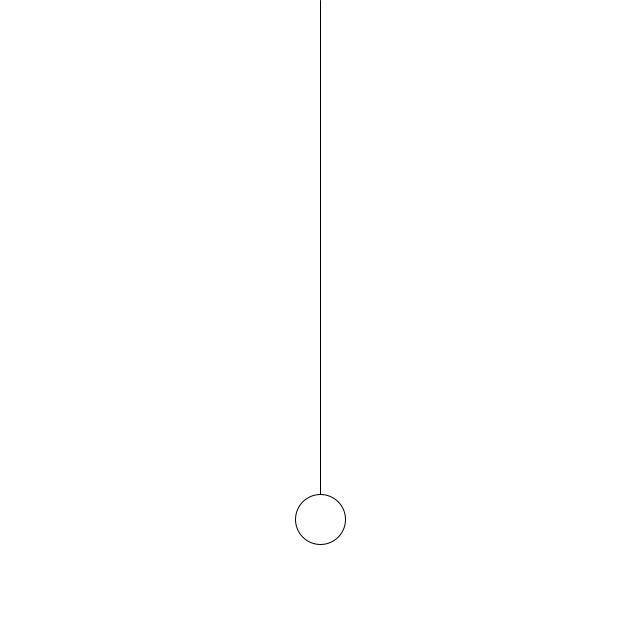
Frame 1 (no input)
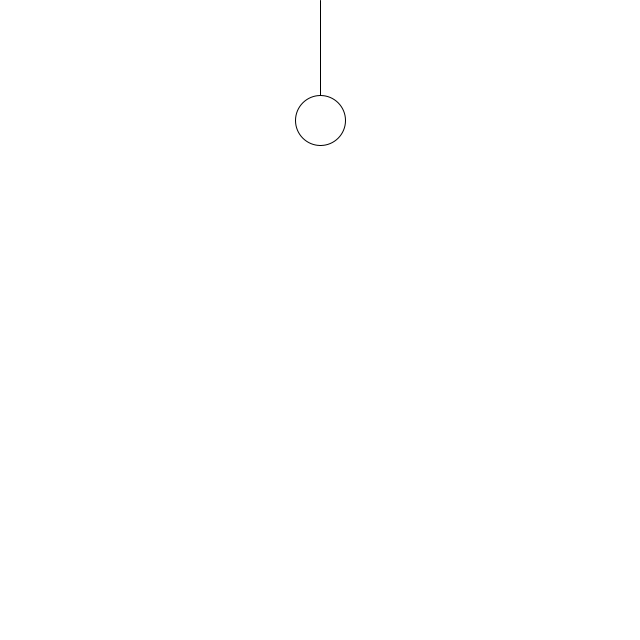
Frame 60 (the mouse pressed at the canvas centre just before this capture)
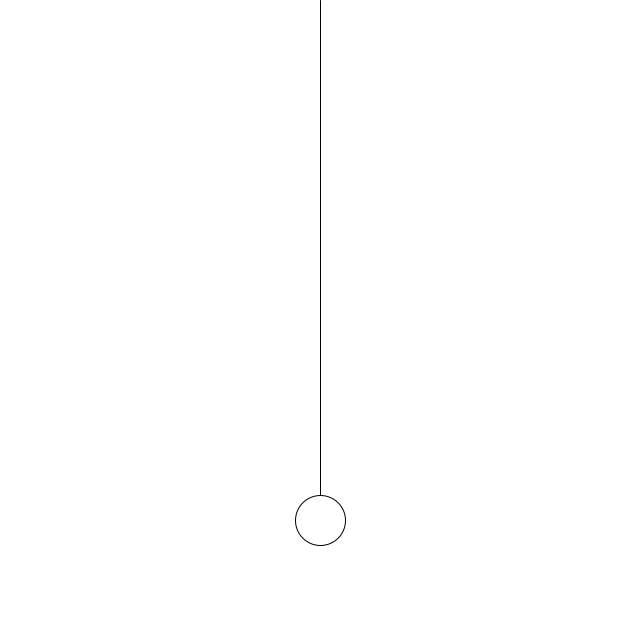
Frame 120 (the mouse held since frame 60 and released just before this capture)

The Processing sketch that drew these frames (run headless with seeded random() and noise(); from frame 60 on, the mouse is pressed at the canvas centre):

// Processing sketch: NoC_3_SimpleHarmonicMotion
// ── NoC_3_SimpleHarmonicMotion.pde
float x = 0;
float period = 120;
float amp = 200;
float y;
float size = 50;

void setup() {
  size(640, 640);
      
}

void draw() {
  background(255);
  y = amp * cos((frameCount / period) * TWO_PI);
  ellipse(width/2, height/2 + y, size, size);
  line(width/2, 0, width/2, height/2 + y - size/2);
  
  
}
